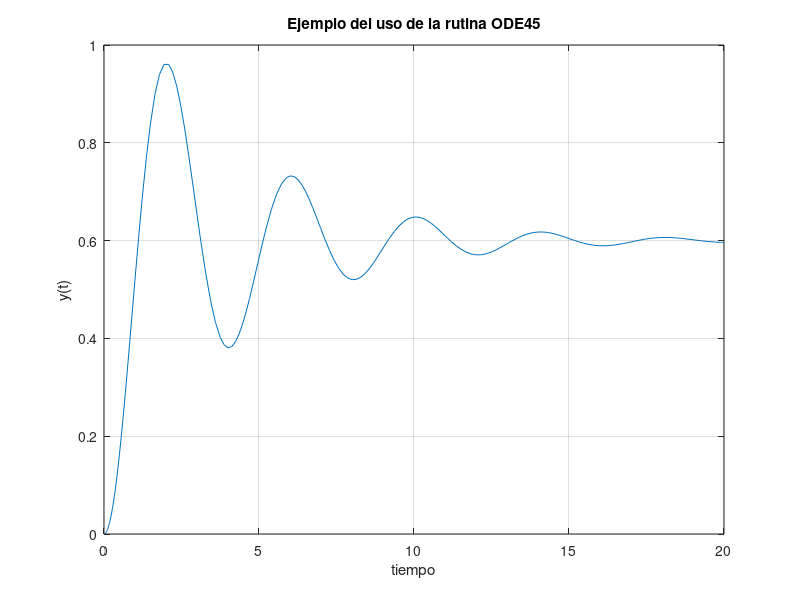

MATLAB code to generate this figure:
to=0;tu=20;

function px=modelo(t,x)
  r=1;Kc=1.5;
  e=r-x(1);
  u=Kc*e;
  px1=x(2);
  px2=-x(1)-0.5*x(2)+u;
  px=[px1; px2];
endfunction

[t,y]=ode45(@modelo, [to tu],[0 0]);
plot(t,y(:,1))
grid on
title('Ejemplo del uso de la rutina ODE45')
xlabel('tiempo'), ylabel('y(t)')

